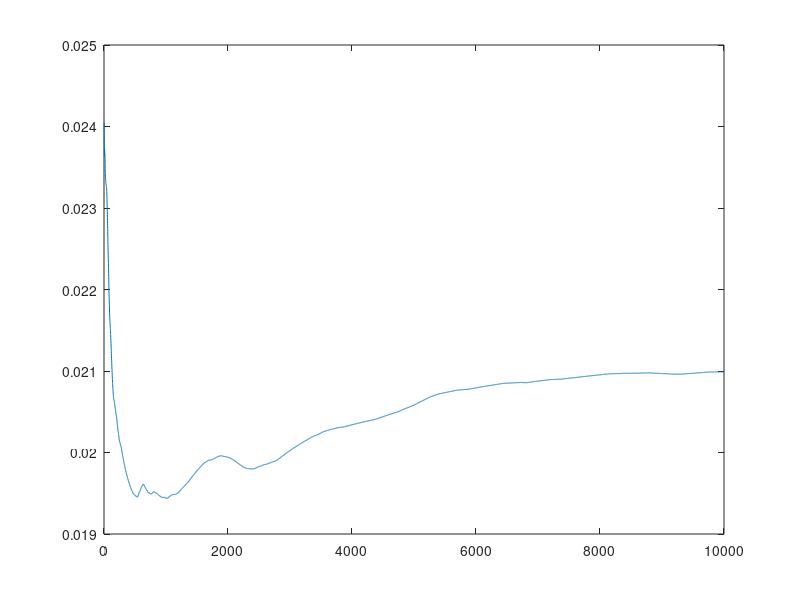
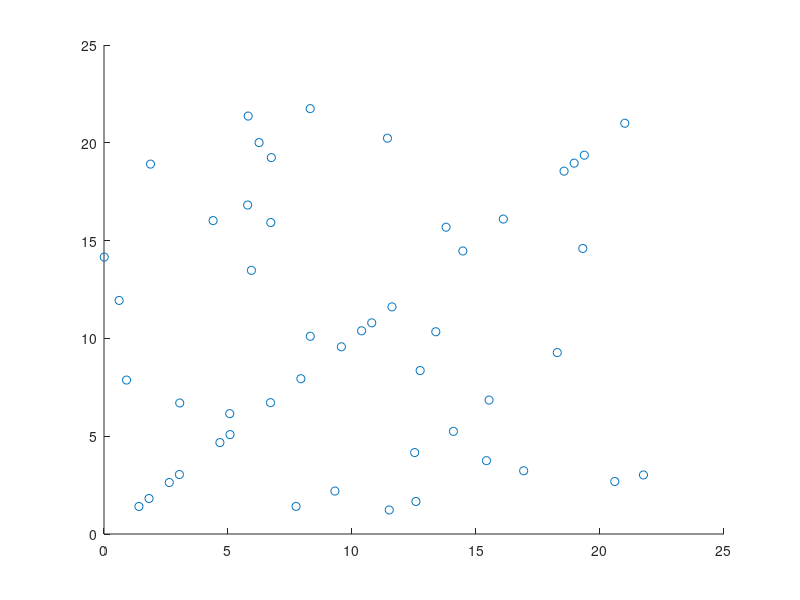
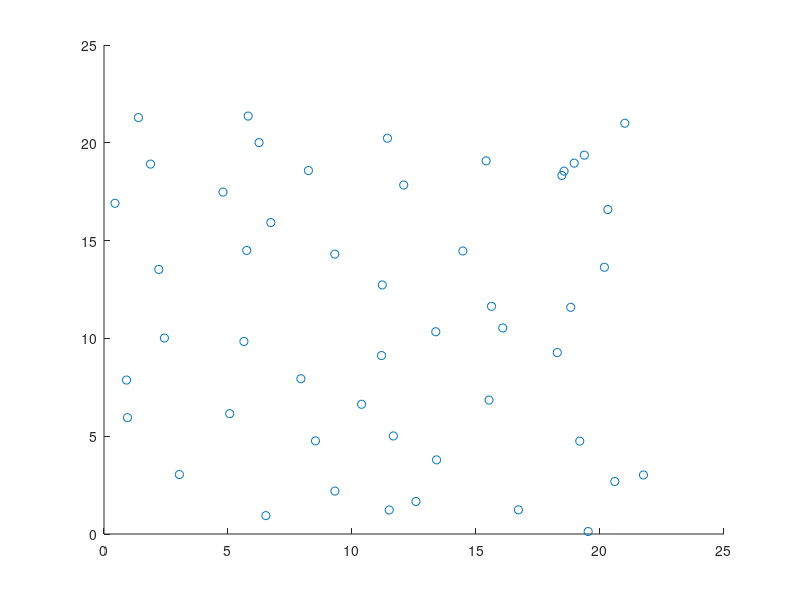
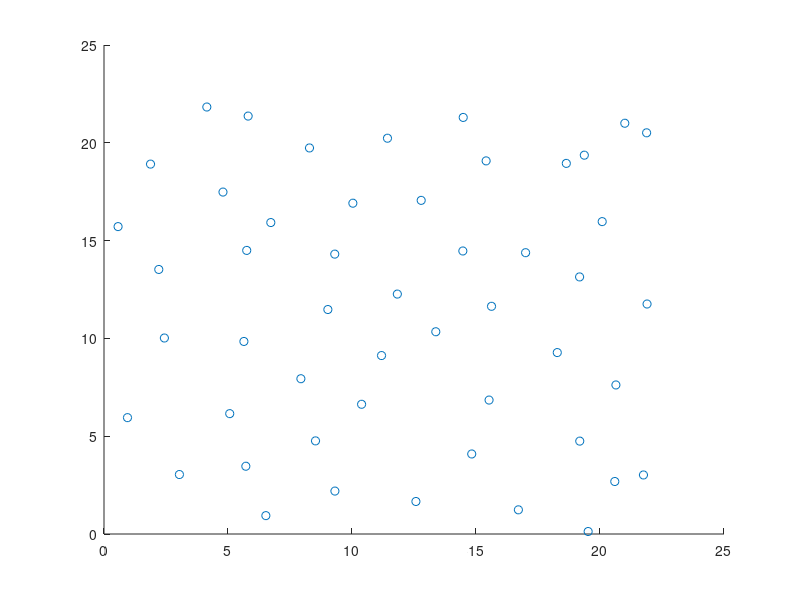

These figures' MATLAB source, in order: (Note: this script raises an error after producing the figures.)
%made by Ishan Arora under the guidance of  Dr.Rane
%We use 6-12 potentials,
%optimization tactics not employed yet
%also need to improve readability of the code
%replace by suitable(reduced)units later.

%No of Attempted and accepted moves

attempted_moves = 10000;
attempted_remove = 0 ;
attempted_add = 0 ;
attempted_disp = 0 ;
accepted_moves = 0;
accepted_add = 0 ;
accepted_remove = 0 ;
accepted_disp = 0 ;

%Markov Chain Moves characteristics

moves_vector = [1 1 1] ;
moves_prob_vector = moves_vector/sum(moves_vector) ;
moves_prob_vector = cumsum(moves_prob_vector) ; %Tower selector
disp_move_length=13;

%system characteristics
size_of_system=22; %System is considered square shaped
no_of_particles=50;

volume = size_of_system^2;
density = no_of_particles*pi*1*1/volume;


lj_paramA =0.1;
lj_paramB =0.3;

Potential = @ (distance) (lj_paramA/distance^6+lj_paramB/distance^12);

%ProbFunct for GC ensemble
kb=1.38064852e-23;
Prob_Funct = @(DeltaPotentialEnergy,Temperature,Delta_No_particles,No_particles,DNK,mu)...
    ((DNK^Delta_No_particles)*((exp((-DeltaPotentialEnergy+mu*Delta_No_particles)...
    /(kb*Temperature)))*((1/No_particles^Delta_No_particles)+0^(Delta_No_particles>=0)))*No_particles/volume);

temperature = 300;% in kelvin
mu = 0.001;
dnk = .01 ;

kb=1.38064852e-23;%Boltzmann constant

%ProbFunct for Canonical ensemble
%ProbFunct=@(DeltaPotentialEnergy,Temperature)(exp(-DeltaPotentialEnergy/kb*Temperature));
%ProbabilityMove=exp(-DeltaPotentialEnergy/kb*Temperature);

% MicroConfigurations Matrices are defined and initialized

micro_config_matrix = struct('NO_OF_PARTICLES',no_of_particles,'MolecularMatrix',[],'bin_no',[]);

% microstate initialization
micro_config_matrix.MolecularMatrix=[linspace(1,size_of_system-1,no_of_particles);...
    linspace(1,size_of_system-1,no_of_particles)];    

micro_config_matrix.MolecularMatrix=transpose(micro_config_matrix.MolecularMatrix);

sizeMolecularMatrix = size(micro_config_matrix.MolecularMatrix);

% samples are collected
%SampleMemory, will remove it later, only for visualization use in initial stage of the project
sample(attempted_moves) = struct('NO_OF_PARTICLES',[],'sample',zeros(sizeMolecularMatrix),'bin_no',[]) ; 


%Density Measurements and matrix creation

%density mesh defined
density_bin_no = 10 ;
Density=zeros(attempted_moves,density_bin_no,density_bin_no);
density_bin_no = density_bin_no + 1 ;
Density_mesh_x = linspace(0 , size_of_system , density_bin_no) ;
Density_mesh_y = linspace(0 , size_of_system , density_bin_no) ;



for k=1:no_of_particles
    for l=2:density_bin_no
        if micro_config_matrix.MolecularMatrix(k,1) <= Density_mesh_x(l)
            bin_x = l-1;
            break ;
        end
    end
    for m=2:density_bin_no
        if micro_config_matrix.MolecularMatrix(k,2) <= Density_mesh_y(m)
            bin_y = m-1;
            break    ;
        end
    end
    micro_config_matrix.bin_no(k,:) = [bin_x, bin_y ] ;
    Density(1,bin_x ,bin_y) = Density(1,bin_x ,bin_y)+1 ;
end

%here, I naively choose density to visualize convergence
samplesDensity=zeros(attempted_moves,1); 
AverageDensity=zeros(attempted_moves,1);
SumOfDensities=zeros(attempted_moves+1,1);
selected_move_length=0;

%initial density bins defined
micro_config_matrix.NO_OF_PARTICLES = no_of_particles;

% Simulation is started

%transition matrices
transitions_matrix = zeros(200,200);
transition_prob_matrix = zeros(200,200);
bias = 1 ;

% a convergence test
average_energy = zeros(1,attempted_moves);
config_energy = zeros(1,attempted_moves);

for i=1:attempted_moves   
    
    % End Program if the no of particles becomes nil
    if micro_config_matrix.NO_OF_PARTICLES == 0
         input('no more particles')
         return;
    end
    
    % move  selection
     move_selected=zeros(size(moves_prob_vector));
     moves_selector=rand();
     no_move_type = size(moves_prob_vector);
     no_move_type = no_move_type(2);
     
     for k=1:no_move_type
       if moves_selector<=moves_prob_vector(k)
            move_selected(k)=true;
            break;
        end
     end
     
       % Particle Selector
        select=randi(micro_config_matrix.NO_OF_PARTICLES);
        
         % Temporary Move Container is created
    
        temp_config = struct('selectedConf',micro_config_matrix.MolecularMatrix(select,:),...
           'NO_OF_PARTICLES',micro_config_matrix.NO_OF_PARTICLES,'added',false,'removed',false) ;
       
   
    % Now, We make the move
     delta_no_particles = 0;
    
    if (move_selected(1)) %displace Particles
        temp_config.NO_OF_PARTICLES = micro_config_matrix.NO_OF_PARTICLES ;
        
        angle=2*pi*rand(); %move direction select
        selected_move_length=disp_move_length*rand();%move length select
        disp_vector = [selected_move_length*cos(angle),disp_move_length*sin(angle)];
        sizeMolecularMatrix=size(micro_config_matrix);
        
        % temporary variable is updated
        temp_config.selectedConf= temp_config.selectedConf + disp_vector; %movement
        
        % periodic boundary condition
        temp_config.selectedConf=mod(temp_config.selectedConf , [size_of_system,size_of_system]);
        attempted_disp = attempted_disp+1;
    
    elseif (move_selected(2)) %remove Particle
        temp_config.NO_OF_PARTICLES = micro_config_matrix.NO_OF_PARTICLES - 1;
        temp_config.removed = true;
        attempted_remove = attempted_remove+1;
        delta_no_particles = -1;
   
    elseif (move_selected(3)) %add Particle
        
        temp_config.NO_OF_PARTICLES = temp_config.NO_OF_PARTICLES + 1;
        select = temp_config.NO_OF_PARTICLES;
        temp_config.selectedConf=[rand()*size_of_system ,rand()*size_of_system];
        temp_config.added = true;
        attempted_add = attempted_add + 1;
        delta_no_particles = 1;
        
    end
    
    % acceptation criteria
    % Delta Energy Calculation
    delta_potential_energy = 0;
    distance_new = zeros(2);
    distance_old = zeros(2);
   for j = 1 : micro_config_matrix.NO_OF_PARTICLES  % yet unoptimized energy calculation loop
        if j~=select
            if temp_config.added
                distance_new = norm(min(abs(temp_config.selectedConf-micro_config_matrix.MolecularMatrix(j,:)),...
                    abs([size_of_system,size_of_system]-abs(temp_config.selectedConf-micro_config_matrix.MolecularMatrix(j,:)))));
                %new distance of selected particle to j th particle
                distance_old = inf;
                
            elseif temp_config.removed
                distance_new = inf   ;
                distance_old = norm(min(abs(micro_config_matrix.MolecularMatrix(select,:)-micro_config_matrix.MolecularMatrix(j,:))...
                    ,abs([size_of_system,size_of_system]-abs(micro_config_matrix.MolecularMatrix(select,:)-micro_config_matrix.MolecularMatrix(j,:)))));
                %old distance of selected particle to j th particle
                 
                
            else
                distance_new = norm(min(abs(temp_config.selectedConf-micro_config_matrix.MolecularMatrix(j,:)),...
                    abs([size_of_system,size_of_system]-abs(temp_config.selectedConf-micro_config_matrix.MolecularMatrix(j,:)))));
                %new distance of selected particle to j th particle
                distance_old = norm(min(abs(micro_config_matrix.MolecularMatrix(select,:)-micro_config_matrix.MolecularMatrix(j,:))...
                    ,abs([size_of_system,size_of_system]-abs(micro_config_matrix.MolecularMatrix(select,:)-micro_config_matrix.MolecularMatrix(j,:)))));
                %old distance of selected particle to j th particle
            end
            LJpotential = Potential(distance_new) - Potential(distance_old);
            %change in energy by the move for a particle
            delta_potential_energy=delta_potential_energy+LJpotential;
            % net energy difference of the two samples
        end
    end
    
    % (DeltaPotentialEnergy,Temperature,Delta_No_particles,No_particles,DNK,mu)
    probability_move = Prob_Funct(delta_potential_energy,temperature,delta_no_particles,temp_config.NO_OF_PARTICLES,dnk,mu);%for GC Ensemble
    acceptance_prob=min(1,probability_move);
    accept_rand=rand();
   
    %transition matrices updation
     if temp_config.removed  || temp_config.added
            transitions_matrix(micro_config_matrix.NO_OF_PARTICLES,temp_config.NO_OF_PARTICLES) = ...
                transitions_matrix(micro_config_matrix.NO_OF_PARTICLES,temp_config.NO_OF_PARTICLES) + acceptance_prob ;
           
            transitions_matrix(micro_config_matrix.NO_OF_PARTICLES,micro_config_matrix.NO_OF_PARTICLES) = ...
                transitions_matrix(micro_config_matrix.NO_OF_PARTICLES,micro_config_matrix.NO_OF_PARTICLES) + 1 - acceptance_prob ;
     end
    
     if mod(i,20)==0 
        avg_factor = sum(transpose(transitions_matrix));
         for k = 1:200
           transition_prob_matrix(k,:)= transitions_matrix(k,:)/avg_factor(k)^(avg_factor(k)~=0);
%            transition_prob_matrix(isnan(transition_prob_matrix)) = 0;
         end
     end
      bias = transition_prob_matrix(temp_config.NO_OF_PARTICLES,micro_config_matrix.NO_OF_PARTICLES)...transition_prob_matrix(micro_config_matrix.NO_OF_PARTICLES,temp_config.NO_OF_PARTICLES
             /transition_prob_matrix(micro_config_matrix.NO_OF_PARTICLES,temp_config.NO_OF_PARTICLES);
     %bias = 1;
     if isnan(bias)
         bias=1;
     end
      biased_acceptance_prob = bias*acceptance_prob ;
     if i>1
        average_energy(i)= average_energy(i-1);
        config_energy(i)= config_energy(i-1);
     end
     % accepting the move according to Boltzmann statistics
    if accept_rand < biased_acceptance_prob 
        
        config_energy(i) =  config_energy(i) + delta_potential_energy ;
        micro_config_matrix.NO_OF_PARTICLES = temp_config.NO_OF_PARTICLES;
        
        if temp_config.removed
            old_bin = micro_config_matrix.bin_no(select,:) ;
            Density(i,old_bin(1),old_bin(2)) = Density(i,old_bin(1),old_bin(2))- 1 ;
            micro_config_matrix.bin_no(select,:)=[];
            accepted_remove = accepted_remove + 1;
            
        elseif temp_config.added
           micro_config_matrix.MolecularMatrix(select,:) = temp_config.selectedConf;
           for l=2:density_bin_no
                if micro_config_matrix.MolecularMatrix(select,1) <= Density_mesh_x(l)
                    bin_x = l-1;
                    break ;
                end
            end
            for m=2:density_bin_no
                if micro_config_matrix.MolecularMatrix(select,2) <= Density_mesh_y(m)
                    bin_y = m-1;
                    break ;
                end
            end
            micro_config_matrix.bin_no(select,:)= [bin_x, bin_y ] ;
            Density(i,bin_x ,bin_y) = Density(i,bin_x ,bin_y)+1 ;
            accepted_add = accepted_add + 1;
       
         else
            %Bin Change
             old_bin = micro_config_matrix.bin_no(select,:) ;
             Density(i,old_bin(1),old_bin(2)) = Density(i,old_bin(1),old_bin(2))- 1 ;
             micro_config_matrix.MolecularMatrix(select,:) = temp_config.selectedConf;
             for l=2:density_bin_no
                if micro_config_matrix.MolecularMatrix(select,1) <= Density_mesh_x(l)
                    bin_x = l-1;
                    break ;
                end
             end
             for m=2:density_bin_no
                if micro_config_matrix.MolecularMatrix(select,2) <= Density_mesh_y(m)
                    bin_y = m-1;
                    break    ;
                end
             end
            
             micro_config_matrix.bin_no(select,:)= [bin_x, bin_y ] ;
             Density(i,bin_x ,bin_y) = Density(i,bin_x ,bin_y)+1 ;
             accepted_disp = accepted_disp + 1;
           
        end
        accepted_moves=accepted_moves + 1 ;
    end
    average_energy(i) = ((i-1)*average_energy(i) +  config_energy(i))/i;
    
    sample(i).NO_OF_PARTICLES = micro_config_matrix.NO_OF_PARTICLES;% logging, will remove it later
    sample(i).sample = micro_config_matrix.MolecularMatrix;
    sample(i).bin_no = micro_config_matrix.bin_no;
    
    if i<=attempted_moves
        Density(i+1, : , : ) = Density(i, : , : );
    end
    
    % Now, we use density to see the convergence
    no=0; %no of particles in an x X x box
    for k=1:micro_config_matrix.NO_OF_PARTICLES
        if sample(i).sample(k,1)<80 && sample(i).sample(k,2)<80
            no=no+1;
        end
    end
    samplesDensity(i)=no*pi*1*1/(80^2);
    SumOfDensities(i+1)=SumOfDensities(i)+samplesDensity(i);
    AverageDensity(i)=SumOfDensities(i+1)/i;
end

axis equal
scatter(1:attempted_moves,samplesDensity)
plot(1:attempted_moves,AverageDensity)
figure(2)
scatter(sample(100).sample(:,1),sample(100).sample(:,2));
figure(3)
scatter(sample(1000).sample(:,1),sample(1000).sample(:,2));
figure(4)
scatter(sample(5000).sample(:,1),sample(5000).sample(:,2))
figure(5)
scatter(sample(6000).sample(:,1),sample(6000).sample(:,2))
figure(6)
scatter(sample(7000).sample(:,1),sample(7000).sample(:,2))
figure(7)
scatter(sample(8000).sample(:,1),sample(8000).sample(:,2))
figure(8)
scatter(sample(9000).sample(:,1),sample(9000).sample(:,2))
figure(9)
scatter(sample(10000).sample(:,1),sample(10000).sample(:,2))
macro_prob = ones(1,200);
for i=1:199
    macro_prob(i)=  transition_prob_matrix(i,i+1)^(transition_prob_matrix(i,i+1)~=0)/(transition_prob_matrix(i+1,i)^(transition_prob_matrix(i+1,i)~=0));
end
% macro_prob(isnan(macro_prob)) = 1 ;
macro_prob = cumprod(macro_prob);
figure(10)
plot(1:200,macro_prob)
figure(11)
plot(1:attempted_moves,average_energy)
figure(12)
plot(1:attempted_moves,config_energy)


figure(13)
histo_particles=zeros(1,attempted_moves);

for i=1:attempted_moves
    histo_particles(i)=sample(i).NO_OF_PARTICLES;
end
Particles_histogram = histcounts(histo_particles,0:1:200);
plot(1:1:200,Particles_histogram)

    
    
            
                
                
                